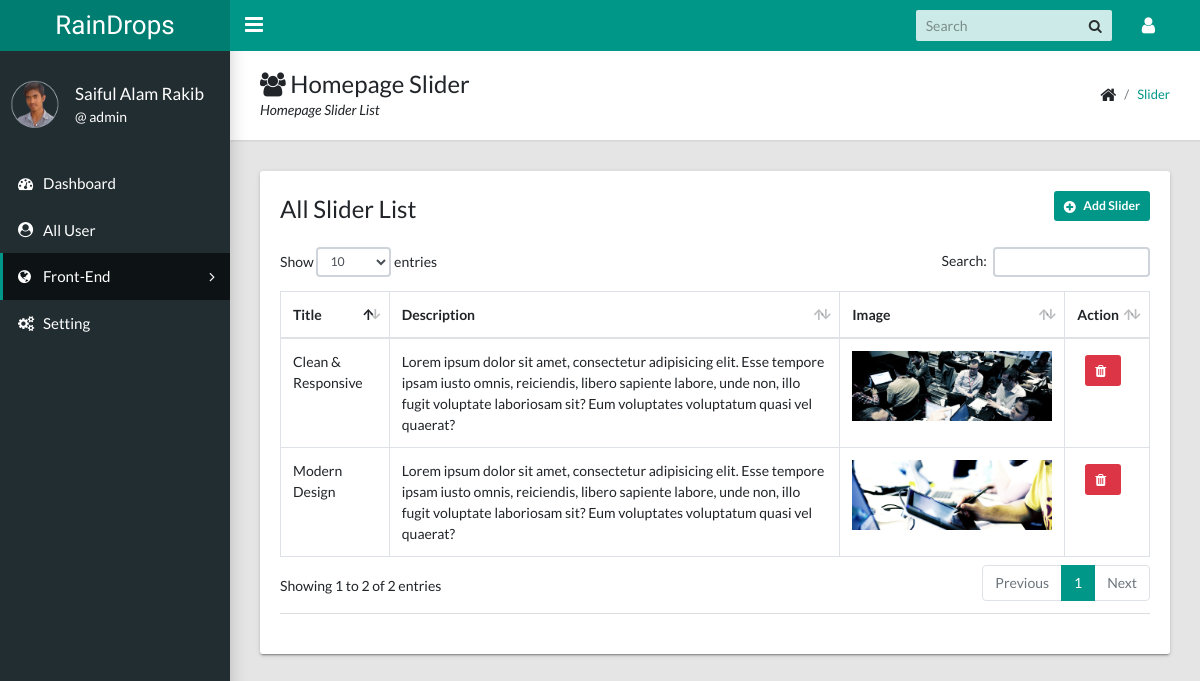
Page /secret/index.php?page=front-end&get=slider (signed in) on the committed database.
### tables this page shows
CREATE TABLE `users` (
  `id` int(11) NOT NULL AUTO_INCREMENT,
  `name` varchar(50) NOT NULL,
  `phone` varchar(20) NOT NULL,
  `email` varchar(50) NOT NULL,
  `username` varchar(20) NOT NULL,
  `password` varchar(50) NOT NULL,
  `role` varchar(50) NOT NULL,
  `avator` varchar(50) NOT NULL,
  `created_at` datetime NOT NULL,
  PRIMARY KEY (`id`),
  UNIQUE KEY `email` (`email`),
  UNIQUE KEY `username` (`username`),
  KEY `role` (`role`)
);

CREATE TABLE `posts` (
  `id` int(11) NOT NULL AUTO_INCREMENT,
  `title` varchar(120) NOT NULL,
  `slug` varchar(120) NOT NULL,
  `post_type` varchar(120) NOT NULL,
  `cat_id` int(11) DEFAULT NULL,
  `details` text NOT NULL,
  `created_at` datetime NOT NULL DEFAULT CURRENT_TIMESTAMP,
  `status` varchar(20) NOT NULL,
  `image` tinytext NOT NULL,
  PRIMARY KEY (`id`),
  KEY `cat_id` (`cat_id`),
  CONSTRAINT `posts_ibfk_1` FOREIGN KEY (`cat_id`) REFERENCES `category` (`cat_id`)
);

### secret/contents/front-data/slider.php (the view, shortened to what this page needs)
<main class="app-content">
      <div class="app-title">
        <div>
          <h1><i class="fa fa-users"></i> Homepage Slider</h1>
          <p>Homepage Slider List </p>
        </div>
        <ul class="app-breadcrumb breadcrumb">
          <li class="breadcrumb-item"><i class="fa fa-home fa-lg"></i></li>
          <li class="breadcrumb-item"><a href="#">Slider</a></li>
        </ul>
      </div>
    <div class="row">
      <div class="col-md-12">
      </div>
        <div class="col-md-12">
          <div class="tile ">
                <div class="tile-title">
                        All Slider List
                      <button type="button" class="float-right btn btn-sm btn btn-primary" data-toggle="modal" data-target="#addModal"><i class="fa fa-plus-circle"></i> Add Slider</button>
                </div>
              <div class="tile-body table-responsive">
                  <table class="table table-hover table-bordered dataTable">
                      <thead class="table_head">
                        <tr>
                            <th>Title</th>
                            <th>Description</th>
                            <th>Image</th>
                            <th>Action</th>
                        </tr>
                      </thead>
                        <tbody>
                            <?php
                            $sql = "SELECT * FROM posts WHERE post_type='home_slider' ORDER BY id DESC";
                            $result = mysqli_query($con, $sql);
                            if (mysqli_num_rows($result) > 0) {
                                while($data = mysqli_fetch_assoc($result)) { ?>
                          <tr>
                              <td><?php echo $data['title']; ?></td>
                                <td><?php echo $data['details']; ?></td>
                                <td><img style="width: 200px" src="../uploads/<?= $data['image']; ?>"></td>
                                <td>
                                  <div class="btn-group btn-sm" role="group">
                                    <a class="btn btn-sm btn-danger" href="javascript:delete_confirm(<?php echo $data['id']; ?>)" ><i class="fa fa-trash fa-lg"></i></a>
                                  </div>
                                </td>
                            </tr>
                            <?php } } ?>
                        </tbody>
                  </table>
                </div>
              <div class="tile-footer">
              </div>
            </div>
        </div>
      </div>
</main>

### secret/includes/sidebar.php (shortened to what this page needs)
  <aside class="app-sidebar">
    <div class="app-sidebar__user">
<?php
	$uid = $_SESSION['user_id'];
?>
      <div class="img-box">
              <img class="___user-avatar" src="<?php
                      if(get_data('users', $uid, 'avator')==null) {
                          echo "assets/images/avatar.png";
                      } else{
                          if(file_exists('uploads/'.get_data('users', $uid, 'avator'))) {
                              echo "uploads/".get_data('users', $uid, 'avator');
                          }else{
                              echo "assets/images/avatar.png";
                          }
                      } ?>" alt="User Image">
      </div>
      <div>
        <p class="app-sidebar__user-name"><?php echo get_data('users', $uid, 'name'); ?></p>
        <p class="app-sidebar__user-designation"><?php echo '@ '.get_data('users', $uid, 'role'); ?></p>
      </div>
    </div>
    <ul class="app-menu">
      <li><a class="app-menu__item <?= active_menu(); ?>" href="?dashboard"><i class="app-menu__icon fa fa-dashboard"></i><span class="app-menu__label">Dashboard</span></a></li>
<li><a class="app-menu__item <?= active_menu('list'); ?>" href="?page=list"><i class="app-menu__icon fa fa-user-circle"></i><span class="app-menu__label">All User </span></a></li>
<?php if($_SESSION['user_role']=='admin'): ?>
       <li class="treeview"><a class="app-menu__item treeview <?= active_menu('front-end'); ?>" href="#" data-toggle="treeview"><i class="app-menu__icon fa fa-globe"></i><span class="app-menu__label">Front-End</span><i class="treeview-indicator fa fa-angle-right"></i></a>
      </li>
      <li><a class="app-menu__item <?= active_menu('settings'); ?>" href="?page=settings"><i class="app-menu__icon fa fa-cogs"></i><span class="app-menu__label"> Setting </span></a></li>
      <?php endif; ?>
    </ul>
  </aside>

### rows in the picture
users: avator (picture), name "Saiful Alam Rakib", role "admin"
posts: title "Modern Design", details "Lorem ipsum dolor sit amet, consectetur adipisicing elit. Esse tempore ipsam iusto omnis, reiciendis, libero sapiente labore, unde non, illo fugit voluptate laboriosam sit? Eum voluptates voluptatum quasi vel quaerat?", image (picture)
posts: title "Clean & Responsive", details "Lorem ipsum dolor sit amet, consectetur adipisicing elit. Esse tempore ipsam iusto omnis, reiciendis, libero sapiente labore, unde non, illo fugit voluptate laboriosam sit? Eum voluptates voluptatum quasi vel quaerat?", image (picture)

### other values in the picture
APP_NAME "RainDrops"
